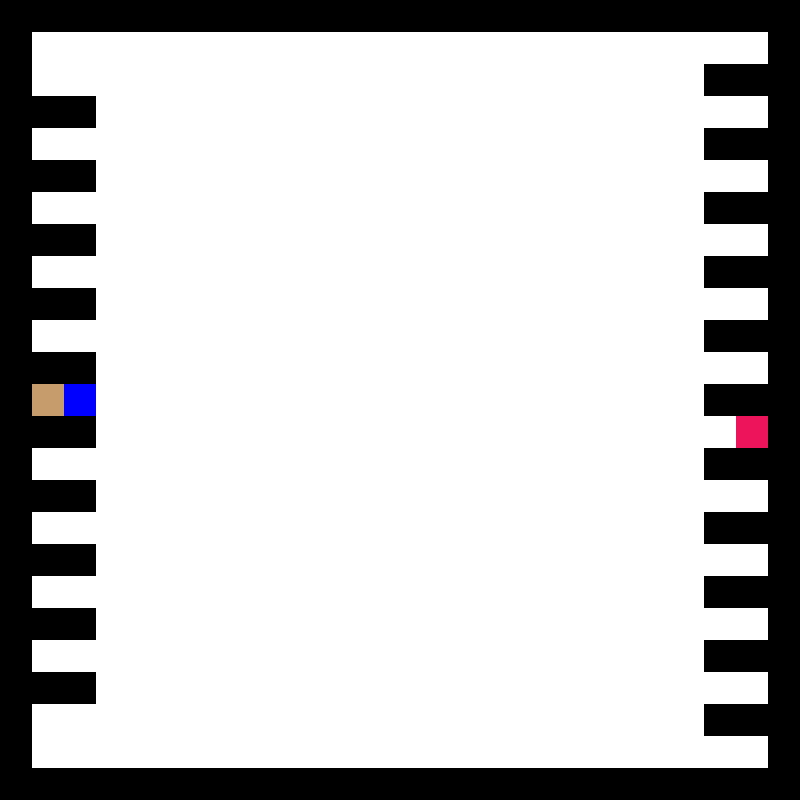

Tiled map render using the project's own tile images. Description and the map definition, with tile-layer contents summarised, below:
An orthogonal 25x25 tile map with 32x32 px tiles, 1 tile layer (Tile Layer 1).

<map version="1.0" orientation="orthogonal" width="25" height="25" tilewidth="32" tileheight="32">
 <tileset firstgid="1" source="map.tsx" />
 <layer name="Tile Layer 1" width="25" height="25">
  <data>[625 cells, 625 non-empty, 5 distinct tile ids]</data>
 </layer>
</map>
